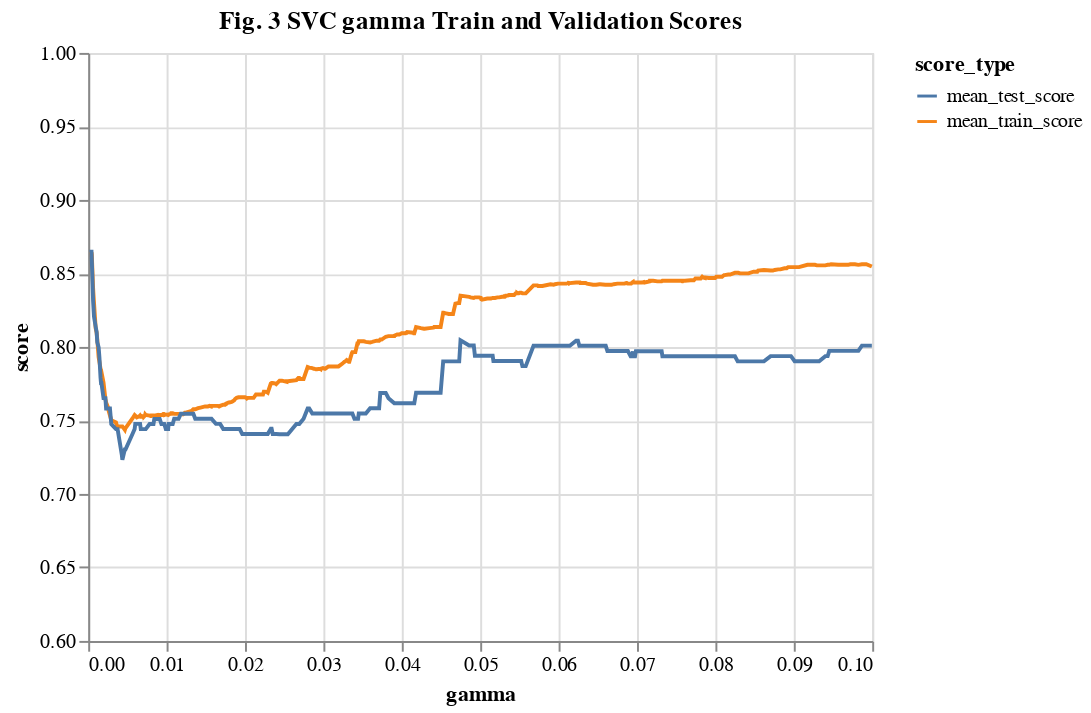

Here is the notebook cell this chart was saved with:
### Code cell
# Create chart showing train and validation scores over tested vaules of gamma
gamma_train_val_score = alt.Chart(svc_gamma_search_df).mark_line().transform_fold(
    fold=['mean_train_score','mean_test_score'],
    as_=['score_type','score']
).encode(
    x=alt.X('param_classifier__gamma:Q', title='gamma'),
    y=alt.Y('score:Q', scale=alt.Scale(domain=[0.6,1])),
    color=alt.Color('score_type:N')
).properties(title='Fig. 3 SVC gamma Train and Validation Scores')
gamma_train_val_score

### Figure 1 — Vega-Lite specification as saved in the notebook (floating-point values rounded to 4 significant figures; data arrays with more than 128 entries replaced by an {"elided": "..."} marker saying what was removed)
{"config": {"view": {"continuousWidth": 400, "continuousHeight": 300}}, "data": {"name": "data-7925a544c78f70cc2c6688514b9307ff"}, "mark": "line", "encoding": {"color": {"type": "nominal", "field": "score_type"}, "x": {"type": "quantitative", "field": "param_classifier__gamma", "title": "gamma"}, "y": {"type": "quantitative", "field": "score", "scale": {"domain": [0.6, 1]}}}, "title": "Fig. 3 SVC gamma Train and Validation Scores", "transform": [{"fold": ["mean_train_score", "mean_test_score"], "as": ["score_type", "score"]}], "$schema": "https://vega.github.io/schema/vega-lite/v4.8.1.json", "datasets": {"data-7925a544c78f70cc2c6688514b9307ff": {"elided": "500 records"}}}
